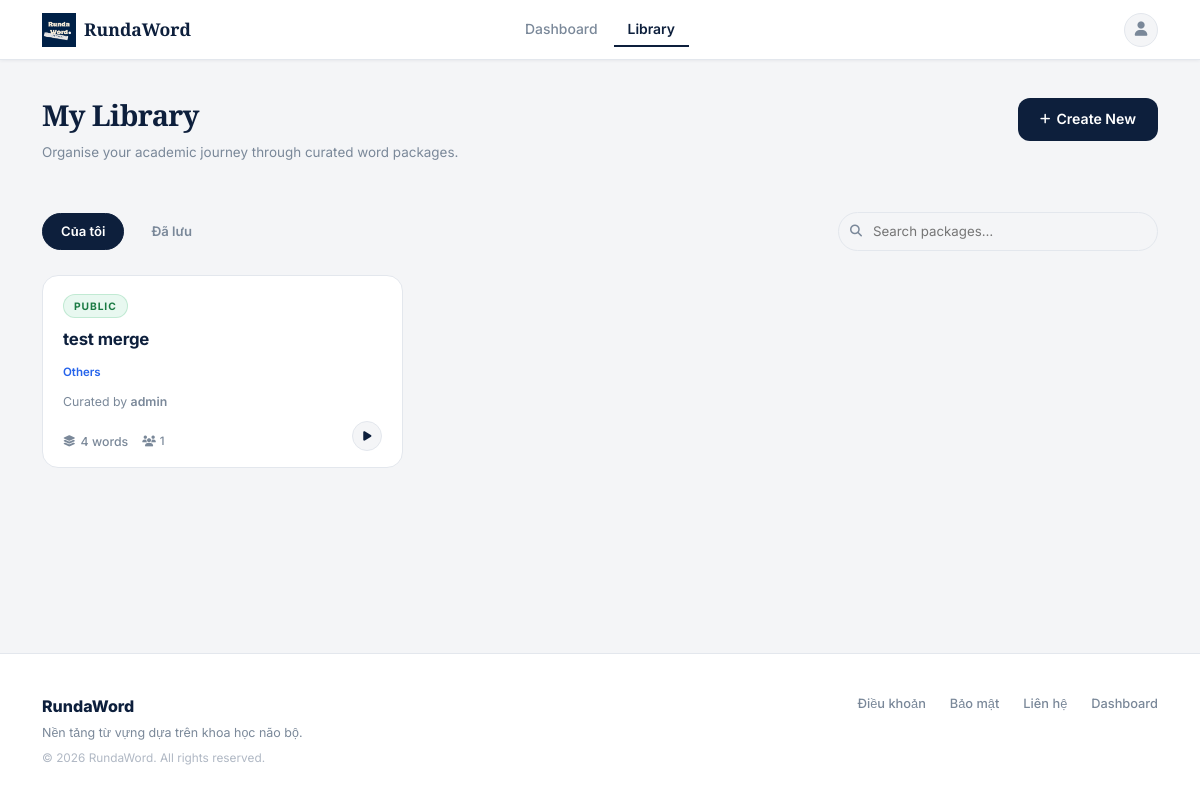
The app's page /packages (signed in), older data.
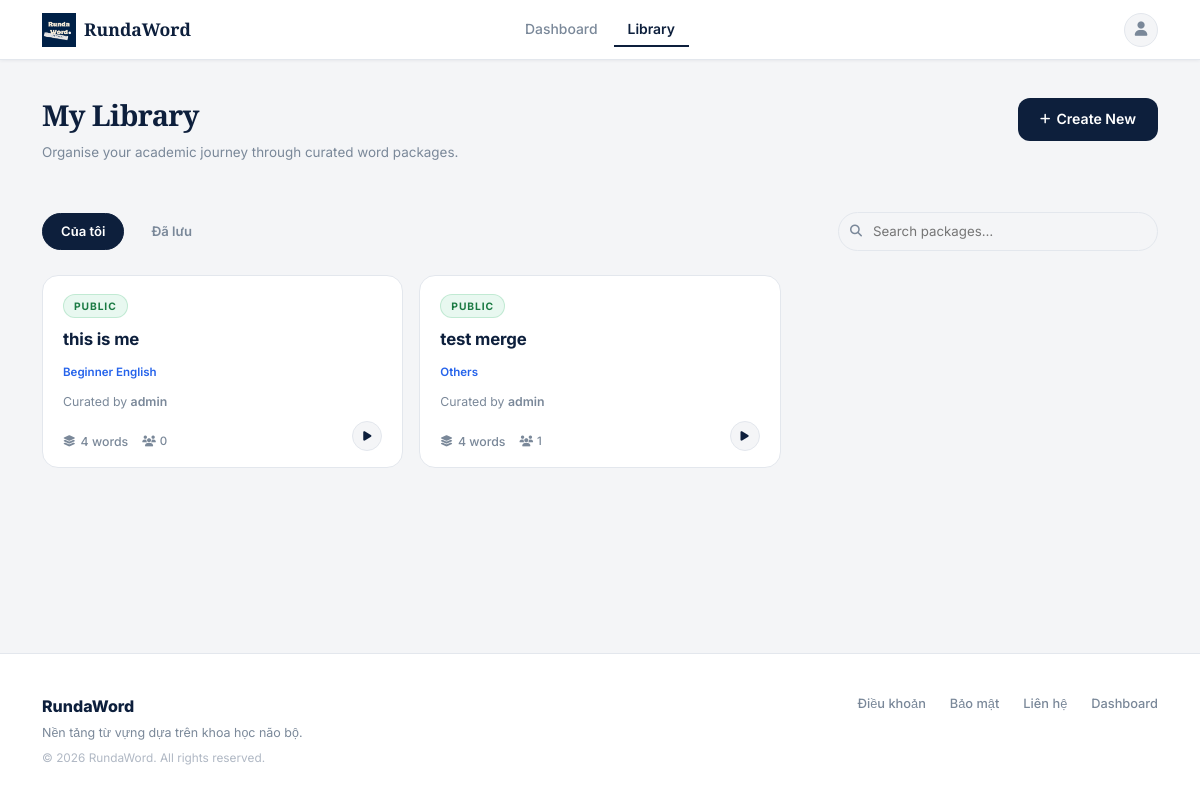
The same page, newer data.
### main.py (models this page shows, shortened)
class VocabPackage(db.Model):
    __tablename__ = 'vocab_packages'
    id                  = db.Column(db.Integer, primary_key=True)
    package_name        = db.Column(db.String(100), nullable=False)
    package_description = db.Column(db.Text)
    created_at          = db.Column(db.DateTime, default=datetime.utcnow)
    updated_at          = db.Column(db.DateTime, default=datetime.utcnow)
    user_id             = db.Column(db.Integer, db.ForeignKey('users.id'), nullable=False)
    is_public           = db.Column(db.Boolean, default=True)
    topic               = db.Column(db.String(120), nullable=False, default='Others')
    vocabularies = db.relationship(
        'Vocabulary', backref='package', lazy=True, cascade='all, delete-orphan'
    )

class User(UserMixin, db.Model):
    __tablename__ = 'users'
    id            = db.Column(db.Integer, primary_key=True)
    username      = db.Column(db.String(50),  unique=True, nullable=False)
    name          = db.Column(db.String(100))
    email         = db.Column(db.String(120), unique=True, nullable=False)
    password_hash = db.Column(db.String(255), nullable=False)
    role          = db.Column(db.Integer, default=ROLE_USER, nullable=False)  # 0=user, 1=admin
    created_at    = db.Column(db.DateTime, default=datetime.utcnow)
    packages = db.relationship(
        'VocabPackage', backref='user', lazy=True, cascade='all, delete-orphan',
        foreign_keys='VocabPackage.user_id'
    )
    saved_packages = db.relationship(
        'VocabPackage', secondary=user_saved_packages,
        backref=db.backref('saved_by', lazy='dynamic'), lazy='dynamic'
    )
    @property
    def is_admin(self):
        return self.role == ROLE_ADMIN

### main.py (the view)
@app.route('/packages')
@login_required
def packages():
    q   = request.args.get('q', '').strip()
    tab = request.args.get('tab', 'mine')
    if q:
        pkgs       = search_packages(q)
        saved_pkgs = []
        if not pkgs:
            flash('Không tìm thấy gói từ phù hợp.', 'warning')
    else:
        if tab == 'saved':
            pkgs       = []
            saved_pkgs = current_user.saved_packages \
                .order_by(VocabPackage.updated_at.desc()).all()
        else:
            pkgs = VocabPackage.query.filter_by(user_id=current_user.id) \
                .order_by(VocabPackage.updated_at.desc()).all()
            saved_pkgs = []
    id_set = [p.id for p in pkgs] + [p.id for p in saved_pkgs]
    learner_counts = learner_counts_for_package_ids(id_set)
    return render_template(
        'packages.html',
        packages=pkgs, saved_packages=saved_pkgs,
        tab=tab, search_query=q,
        learner_counts=learner_counts
    )

### main.py (called while the page is built)
@login_manager.user_loader
def load_user(user_id):
    return User.query.get(int(user_id))

def learner_counts_for_package_ids(package_ids):
    if not package_ids:
        return {}
    rows = db.session.query(
        user_saved_packages.c.package_id,
        func.count(user_saved_packages.c.user_id)
    ).filter(
        user_saved_packages.c.package_id.in_(package_ids)
    ).group_by(user_saved_packages.c.package_id).all()
    return {pid: n for pid, n in rows}

@app.context_processor
def inject_package_topics():
    return dict(PACKAGE_TOPICS=PACKAGE_TOPICS, learner_counts={})

### templates/packages.html (shortened to what this page needs)
{% extends "base.html" %}
{% block content %}
<div class="container" style="padding-top:32px;padding-bottom:64px;">
  <div class="d-flex justify-content-between align-items-start mb-5">
    <div>
      <div class="library-title">My Library</div>
      <div class="library-subtitle">Organise your academic journey through curated word packages.</div>
    </div>
    <a href="{{ url_for('create_package') }}" class="btn-navy" style="white-space:nowrap;margin-top:6px;">
      <i class="fas fa-plus" style="font-size:0.74rem;"></i> Create New
    </a>
  </div>
  <div class="lib-tab-row">
    {% if not search_query %}
    <a href="{{ url_for('packages', tab='mine') }}"
       class="lib-tab {% if tab == 'mine' %}active{% endif %}">Của tôi</a>
    <a href="{{ url_for('packages', tab='saved') }}"
       class="lib-tab {% if tab == 'saved' %}active{% endif %}">Đã lưu</a>
    {% endif %}
    <form method="GET" action="{{ url_for('packages') }}" class="lib-search">
      <i class="fas fa-search si"></i>
      <input type="text" name="q" placeholder="Search packages…" value="{{ search_query or '' }}">
    </form>
  </div>
  {% if search_query %}
  <div style="font-size:0.82rem;color:var(--text-muted);margin-bottom:20px;font-weight:500;">
    Results for "<strong style="color:var(--navy);">{{ search_query }}</strong>"
    <a href="{{ url_for('packages') }}" style="margin-left:10px;color:var(--text-muted);text-decoration:none;">✕ Clear</a>
  </div>
  {% if packages %}
  <div class="pkg-grid">
    {% for pkg in packages %}
    <a href="{{ url_for('package_detail', package_id=pkg.id) }}" class="pkg-card">
      <div class="pkg-card-top">
        <span class="pkg-badge {% if pkg.is_public %}public{% else %}private{% endif %}">
          {% if pkg.is_public %}Public{% else %}Private{% endif %}
        </span>
        <div class="pkg-author-avatar"><i class="fas fa-user" style="font-size:0.65rem;"></i></div>
      </div>
      <div class="pkg-name">{{ pkg.package_name }}</div>
      <div class="pkg-topic">{{ pkg.topic or 'Others' }}</div>
      <div class="pkg-author">by <strong>{{ pkg.user.username if pkg.user else '—' }}</strong></div>
      <div class="pkg-meta">
        <div class="pkg-meta-stats">
          <div class="pkg-meta-row">
            <span class="pkg-word-count"><i class="fas fa-layer-group" style="font-size:0.7rem;"></i> {{ pkg.vocabularies|length }} words</span>
            <span class="pkg-learners" title="Đã lưu vào thư viện"><i class="fas fa-users" style="font-size:0.68rem;"></i> {{ learner_counts.get(pkg.id, 0) }}</span>
          </div>
        </div>
        <span class="pkg-play-btn"><i class="fas fa-play"></i></span>
      </div>
    </a>
    {% endfor %}
  </div>
  {% else %}
  <div class="rw-card text-center py-5">
    <i class="fas fa-search fa-2x mb-3" style="color:var(--border);"></i>
    <p style="color:var(--text-muted);margin:0;">No packages found.</p>
  </div>
  {% endif %}
  {% else %}
  {% if packages %}
  <div class="pkg-grid">
    {% for pkg in packages %}
    <a href="{{ url_for('package_detail', package_id=pkg.id) }}" class="pkg-card">
      <div class="pkg-card-top">
        <span class="pkg-badge {% if pkg.is_public %}public{% else %}private{% endif %}">
          {% if pkg.is_public %}Public{% else %}Private{% endif %}
        </span>
      </div>
      <div class="pkg-name">{{ pkg.package_name }}</div>
      <div class="pkg-topic">{{ pkg.topic or 'Others' }}</div>
      <div class="pkg-author">Curated by <strong>{{ current_user.username }}</strong></div>
      <div class="pkg-meta">
        <div class="pkg-meta-stats">
          <div class="pkg-meta-row">
            <span class="pkg-word-count"><i class="fas fa-layer-group" style="font-size:0.7rem;"></i> {{ pkg.vocabularies|length }} words</span>
            <span class="pkg-learners" title="Đã lưu vào thư viện"><i class="fas fa-users" style="font-size:0.68rem;"></i> {{ learner_counts.get(pkg.id, 0) }}</span>
          </div>
        </div>
        <span class="pkg-play-btn"><i class="fas fa-play"></i></span>
      </div>
    </a>
    {% endfor %}
  </div>
  {% endif %}
  {% endif %}
</div>
{% endblock %}

Row changes from the older to the newer data that the page shows:
added VocabPackage: is_public "PUBLIC", package_name "this is me", topic "Beginner English", {{ current_user.username }} "admin", vocabularies|length "4", get "0"
